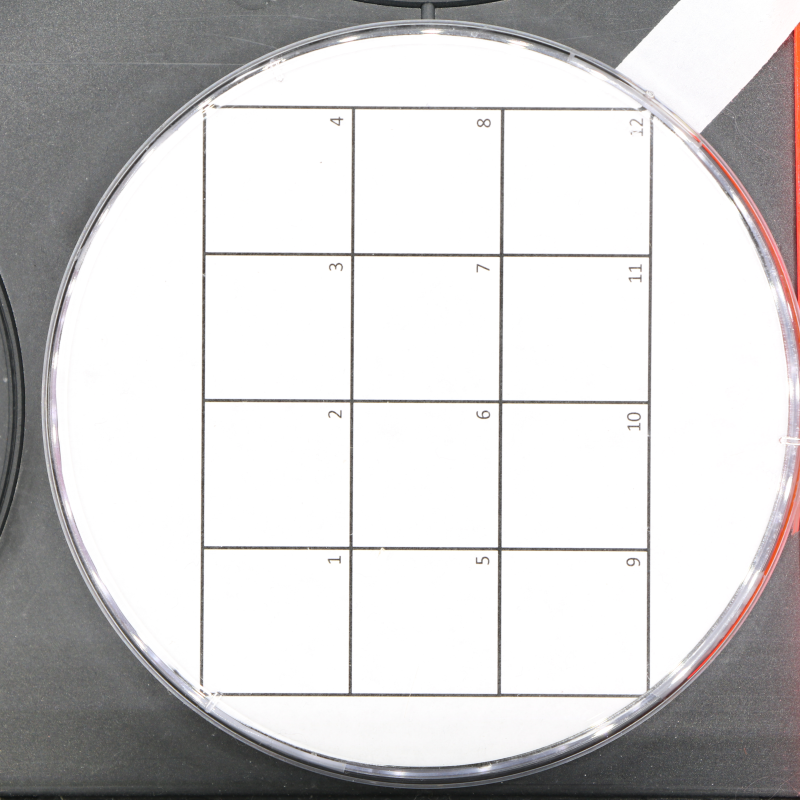
#> input picture 1_Decide_parameters/2_Align_and_crop_parameters/example_12-spot_grid.jpg, 4000 x 4000 px, found by its file name (shown at 1/5 size)
$ jupyter execute 1_Find_pre_aligned_rgb_grid_borders.ipynb
#> lines starting #> are read from the running program, lines starting #| are printed output that depends on the picture
# Determine cropping parameters for pre-aligned images, to be used for missing/contaminated explant `DenseNet` classification module

The `GMOdetector` workflow includes a module to classify each grid spot (usually holding an explant) as being:
- Significantly contaminated explant
- Explant without significant contamination
- Having no explant

This module uses our implementation of a `DenseNet` neural network, and relies on cropping to extract images for 12 grid spots from a given image of a petri dish. The module can be disabled as described in later documentation, if the user wishes to instead use the 20-explant grid or input missing/contamination data manually. If the module is not disabled, we must provide parameters to assist cropping. The purpose of this notebook is to demonstrate how these parameters should be determined.

## Normalize orientation for grid standard

Where can we find an image of the grid standard? This grid standard should be taken with the same imager settings as the rest of images to be analyzed. <br>
Example (not full-sized): <br>

[cell 1]
grid_standard_path = "/home/michael/GMOnotebook/1_decide_parameters/1_cropping_parameters/example_12-spot_grid.jpg"

Camera settings can sometimes cause the camera to take images in either portrait or landscape mode. However, the camera is always facing downwards and we wish to always have them in the same orientation. Here, we use `exiftool` to standardize the orientation.

[cell 2]
import os

[cell 3]
exiftool_command = \
'exiftool -Orientation=8 -n "' + \
grid_standard_path + \
'" > "log_exiftool.txt"'

[cell 4]
exiftool_command

[cell 5]
os.system(exiftool_command)

## Scale grid standard to 2000x2000 and rotate image so that label is on bottom

Our `DenseNet` classification module relies on images being of size 2000x2000 and being oriented such that the label is on the bottom. As the images are collected in 4000x4000 with labels on the right, we must resize and reorient the grid standard as follows.

[cell 6]
from PIL import Image, ImageOps

[cell 7]
file_in = Image.open(grid_standard_path).convert("RGB")
#> file_in is the input picture: PIL image 4000x4000 RGB; mean R, G, B 208.6, 207.2, 207.4
file_in = file_in.resize((2000,2000))
#> file_in: PIL image 2000x2000 RGB
file_in = file_in.rotate(270)
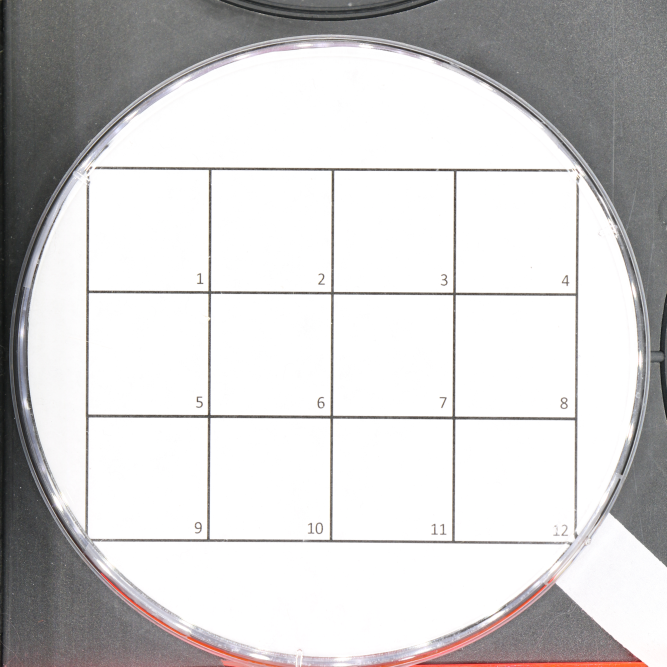
#> file_in: PIL image 2000x2000 RGB (shown at 1/3 size); mean R, G, B 208.6, 207.2, 207.4
file_in.save(grid_standard_path.replace('.jpg', '_pre-densenet.jpg'))

We will produce another version to be used later for alignment with hyperspectral data.

[cell 8]
file_in = Image.open(grid_standard_path).convert("RGB")
#file_in = file_in.rotate(90)
file_in = ImageOps.flip(file_in)
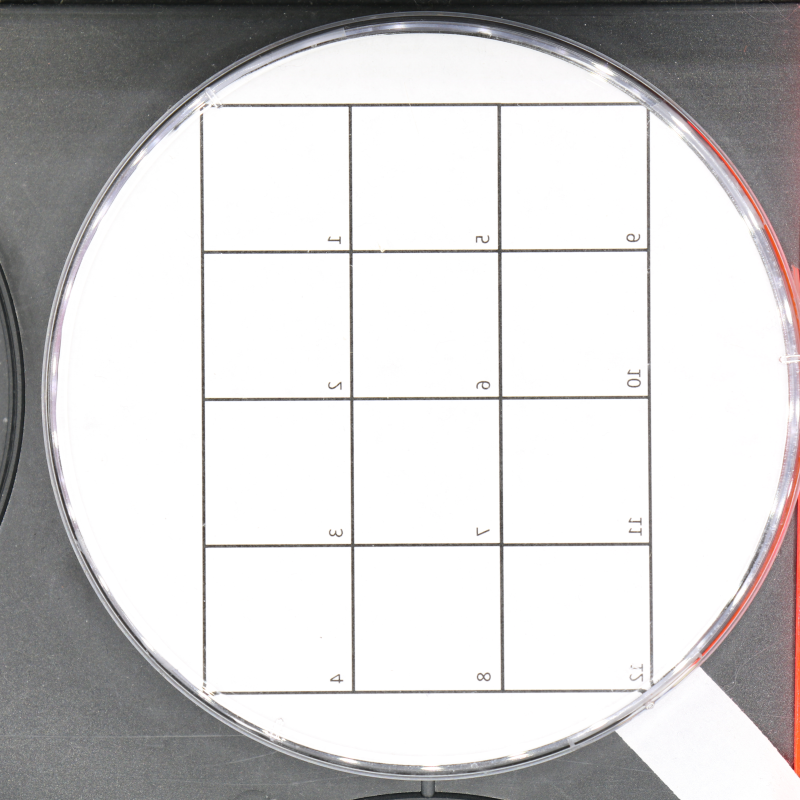
#> file_in: PIL image 4000x4000 RGB (shown at 1/5 size); mean R, G, B 208.6, 207.2, 207.4
file_in.save(grid_standard_path.replace('.jpg', '_pre-scikit.jpg'))
